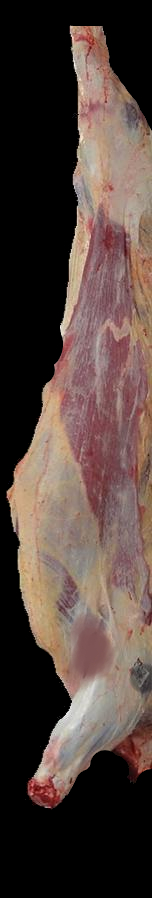
#> input picture images/carcass2.jpg, 152 x 898 px
$ python color_range.py
#> lines starting #> are read from the running program, lines starting #| are printed output that depends on the picture
import cv2
import numpy as np

# Read the image
img = cv2.imread("images/carcass2.jpg")  # Replace with your image path
#> img is the input picture: shape (898, 152, 3); mean B, G, R 60, 65.7, 81.8
img_min = np.zeros(img.shape, dtype="uint8")

height, width, _ = img.shape
#> height = 898; width = 152

for i in range(height):
    for j in range(width):
        # img[i, j] is the RGB pixel at position (i, j)
        # Check each element individually
        changed = False
        for k in range(3):
            if img[i, j, k] <= 0:
                img_min[i, j] = [255, 255, 255]
                changed = True
        if not changed:
            if np.all(img[i, j] == [255, 255, 255]):
                img[i, j] = [0, 0, 0]
            else:
                img_min[i, j] = img[i, j]
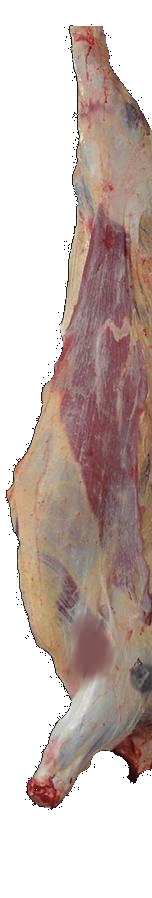
#> img_min: shape (898, 152, 3); mean B, G, R 177.9, 183.7, 199.8


# Split the image into its BGR channels
b, g, r = cv2.split(img)
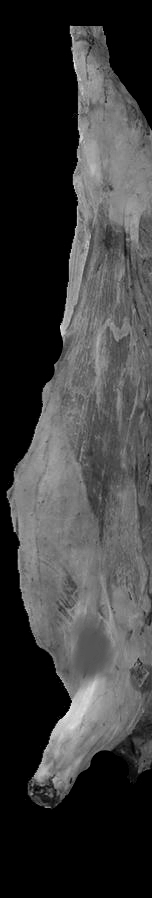
#> b: shape (898, 152); min 0, max 243, mean 60
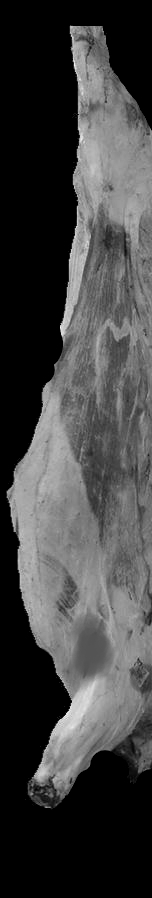
#> g: shape (898, 152); min 0, max 249, mean 65.7
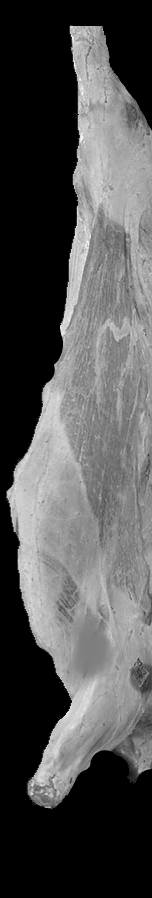
#> r: shape (898, 152); min 0, max 255, mean 81.8

# Split the img_min into its BGR channels
b_min, g_min, r_min = cv2.split(img_min)
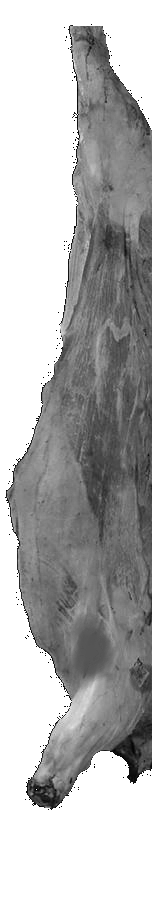
#> b_min: shape (898, 152); min 1, max 255, mean 177.9
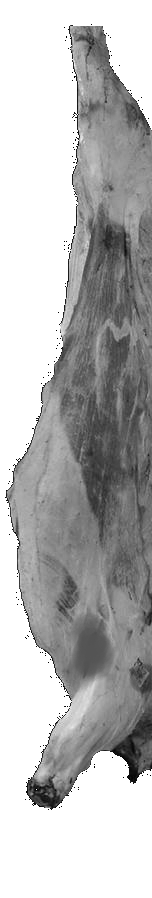
#> g_min: shape (898, 152); min 1, max 255, mean 183.7
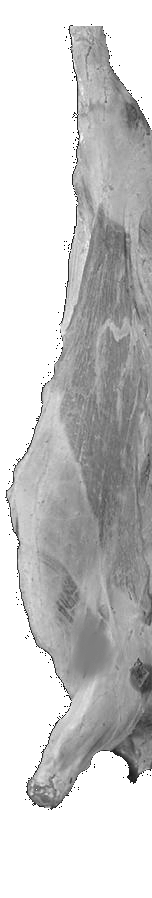
#> r_min: shape (898, 152); min 1, max 255, mean 199.8

# Find the minimum and maximum values for each channel
max_vals = np.max([b.max(), g.max(), r.max()])
#> max_vals = 255
min_vals = np.min([b_min.min(), g_min.min(), r_min.min()])
#> min_vals = 1


cv2.imshow("img_min", img_min)
cv2.imshow("img", img)
cv2.waitKey(0)
# Display the color range
print("Color Range (BGR):")
print("Min Values:", [b_min.min(), g_min.min(), r_min.min()])
#| Min Values: [1, 1, 1]
print("Max Values:", [b.max(), g.max(), r.max()])
#| Max Values: [243, 249, 255]
print("Overall Min Value:", min_vals)
#| Overall Min Value: 1
print("Overall Max Value:", max_vals)
#| Overall Max Value: 255
